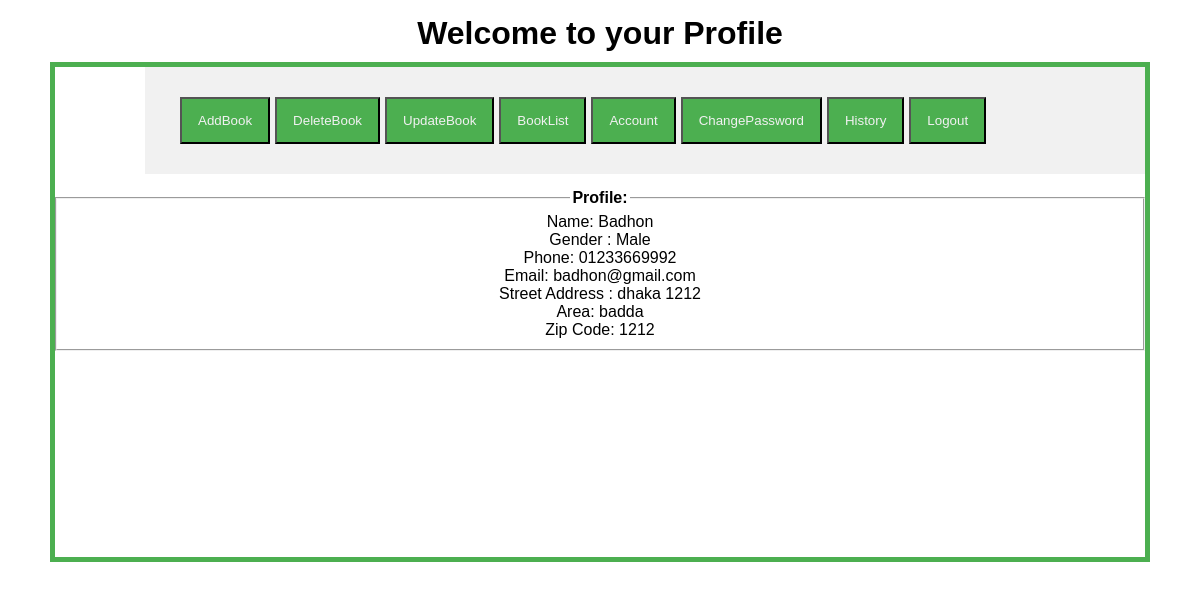
The page /Profile.php (signed in) on the database its author committed.
### tables this page shows
CREATE TABLE `registration` (
  `sellername` varchar(100) NOT NULL,
  `email` varchar(100) NOT NULL,
  `gender` varchar(100) NOT NULL,
  `phone` varchar(20) NOT NULL,
  `streetaddress` varchar(100) NOT NULL,
  `area` varchar(100) NOT NULL,
  `city` varchar(40) NOT NULL,
  `zipcode` int(10) NOT NULL,
  `tradelicense` int(30) NOT NULL
);

### DataBase.php (called while the page is built, shortened)
<?php
class DataBase{
 function CheckProfile($conn,$username)
 {
       $stmt = $conn->prepare("SELECT `sellername`, `email`, `gender`, `phone`, `streetaddress`, `area`, `city`, `zipcode`, `tradelicense` FROM `registration` WHERE email=?;");
        $stmt->bind_param("s", $p1);
        $stmt->execute();
        $res2 = $stmt->get_result();
        return $res2;
 }
}
?>

### Profile.php (the view, shortened to what this page needs)
<!DOCTYPE html>
<html>
    <head>
        <link rel="stylesheet" type="text/css" href="Css/CssStyle.css">
    </head>
    <body>
    <?php
    include('DataBase.php');
    $userid = $_SESSION['user'];
    $connection = new DataBase();
    $conobj=$connection->OpenCon();
    $userQuery=$connection->CheckProfile($conobj,$userid);
    $user =$userQuery->fetch_assoc();
    $sellerName=$user['sellername'];
    $gender=$user['gender'];
    $phone=$user['phone'];
    $email=$user['email'];
    $streetAddress=$user['streetaddress'];
    $area=$user['area'];
    $zipcode=$user['zipcode'];
        ?>
         <h1 class="imgcontainer">Welcome to your Profile</h1>
        <form  action="<?php echo htmlspecialchars($_SERVER['PHP_SELF']) ?>" method="POST" class="profileform">
            <div class="sticky">
            <div class="topnav">
                <div >
            <input type="submit"  value="AddBook" name= "button">
            <input type="submit"  value="DeleteBook" name= "button">
            <input type="submit"  value="UpdateBook" name= "button">
            <input type="submit"  value="BookList" name= "button">
            <input type="submit"  value="Account" name= "button">
            <input type="submit"  value="ChangePassword" name= "button">
            <input type="submit"  value="History" name= "button">
            <input type="submit"  value="Logout" name= "button">
               </div>
            </div>
            </div>
            <fieldset class="imgcontainer">
                <legend><b>Profile:</b></legend>
                <label for="sellerName" >Name:</label>
                <?php echo $sellerName; ?>
                <br>
                <label for="gender"> Gender :</label>
                <?php echo $gender; ?>
                <br>
                <label for="phone">Phone:  </label>
                <?php echo $phone; ?>
                <br>
                <label for="email">Email:</label>
                <?php echo $email; ?>
                <br>
                <label for="streetAddress">Street Address :</label>
                <?php echo $streetAddress; ?>
                <br>
                <label for="area">Area:  </label>
                <?php echo $area; ?>
                <br>
                <label for="zipcode">Zip Code:</label>
                <?php echo $zipcode; ?>
            </fieldset>
        </form>
    </body>
</html>

### Css/CssStyle.css (style rules this page uses)
* { box-sizing: border-box; }
body { font-family: Arial, Helvetica, sans-serif; }
div.sticky { margin-left: 90px; border: 10px solid #f1f1f1; }
.topnav { overflow: hidden; background-color: #f1f1f1; padding: 20px; }
.topnav input { float: left; display: block; margin-left: 5px; color: #f1f1f1; text-align: center; padding: 14px 16px; background-color:#4CAF50; text-decoration: none; }
form { border: 5px solid #f1f1f1; border-color: #4CAF50; height: 420px; width: 500px; margin: 0 auto; transition: width 0.5s; }
form.profileform { height: 500px; width: 1100px; }
.imgcontainer { text-align: center; margin: 15px 0 10px 0; }

### rows shown on the page
registration: sellername "Badhon", gender "Male", phone "01233669992", email "badhon@gmail.com", streetaddress "dhaka 1212", area "badda", zipcode "1212"
